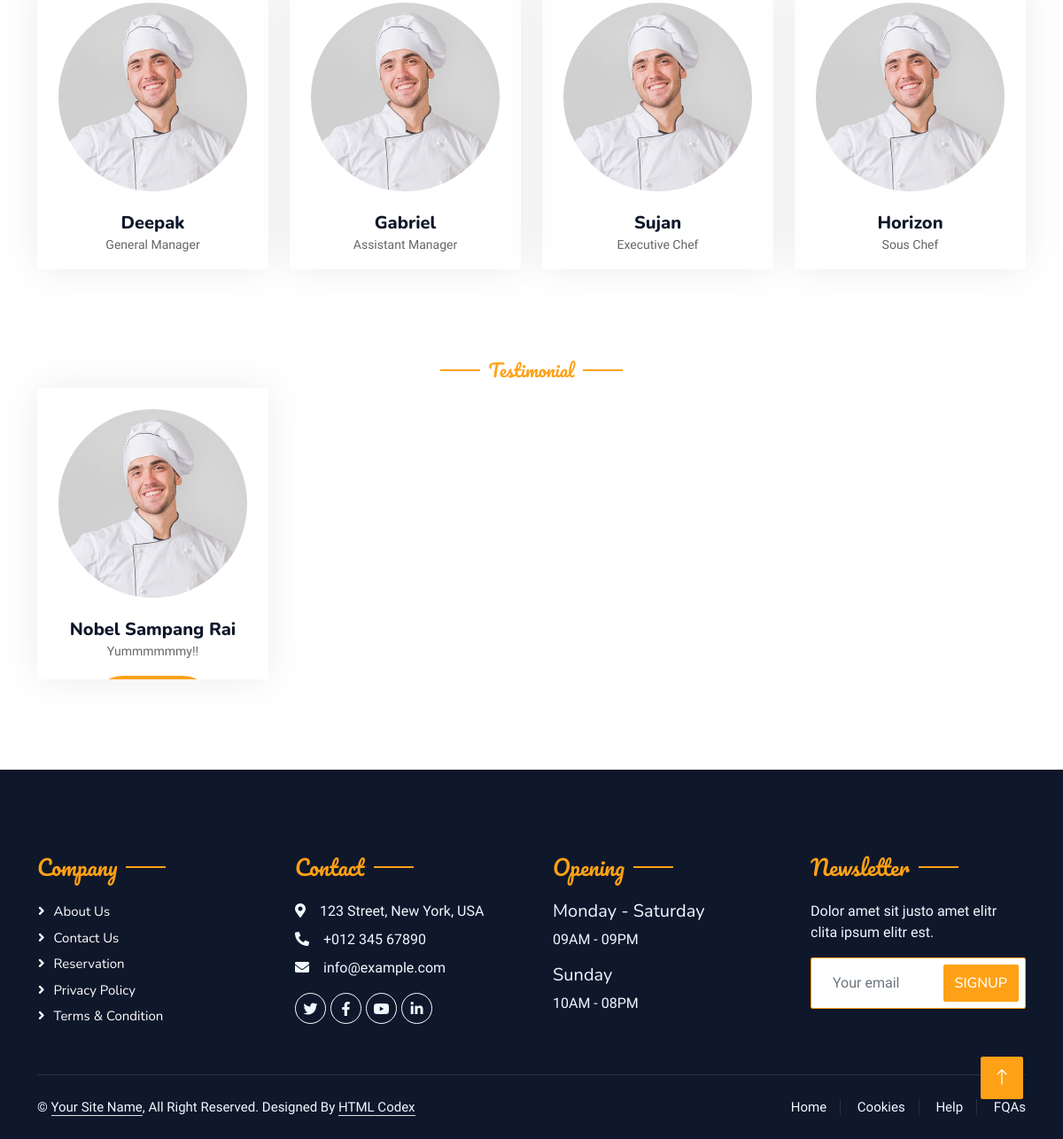
Before: /index/ (lower part) with the older database file.
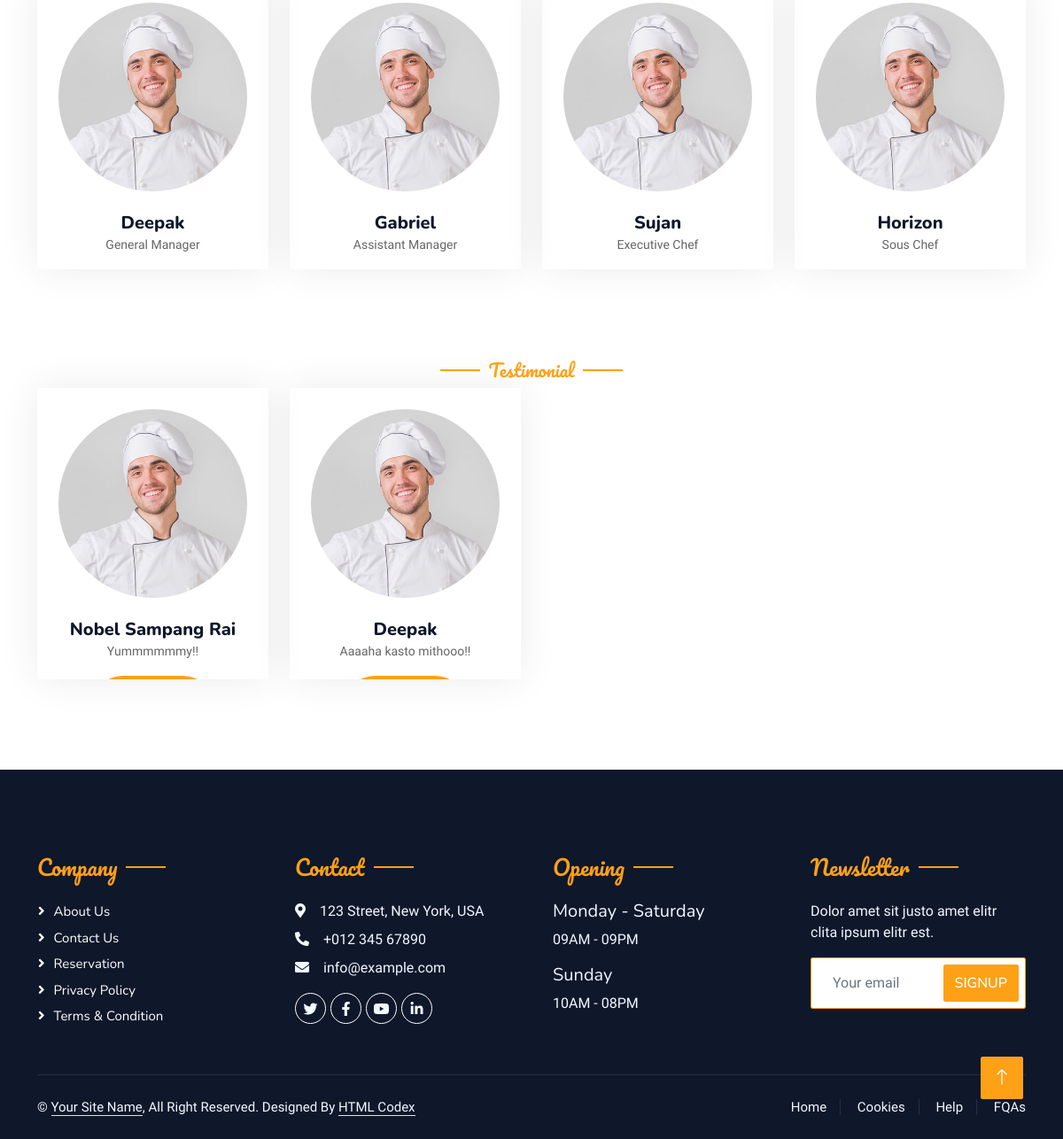
After: the same page with the newer database file.
### home/models.py (models this page shows, shortened)
class Staff(models.Model):
    name = models.CharField(max_length=20)
    designation = models.CharField(max_length=20)
    facebook = models.CharField(max_length=200, null=True)
    linkedin = models.CharField(max_length=200, null=True)
    instagram = models.CharField(max_length=200, null=True)

class Testimonial(models.Model):
    name = models.CharField(max_length=20, null=True)
    message = models.TextField(max_length=100, null=True)

### home/views.py (the view)
# urls.py: path("index/", index, name="index"),
def index(request):
    context = {"items": Items.objects.all(), "teams": Staff.objects.all(), "as": Testimonial.objects.all()}
    return render(request, "index.html", context)

### template/index.html (shortened to what this page needs)
{% extends 'base.html' %}
{% block myblock %}
        <div class="container-xxl pt-5 pb-3">
            <div class="container">
                <div class="row g-4">
                            {% for team in teams %}
                    <div class="col-lg-3 col-md-6 wow fadeInUp" data-wow-delay="0.1s">
                        <div class="team-item text-center rounded overflow-hidden">
                            <div class="rounded-circle overflow-hidden m-4">
                                <img class="img-fluid" src="img/team-1.jpg" alt="">
                            </div>
                            <h5 class="mb-0">{{ team.name }}</h5>
                            <small>{{ team.designation }}</small>
                        </div>
                    </div>
                     {% endfor %}
                </div>
            </div>
        </div>
            <div class="container-xxl pt-5 pb-3">
            <div class="container">
                <div class="text-center wow fadeInUp" data-wow-delay="0.1s">
                    <h5 class="section-title ff-secondary text-center text-primary fw-normal">Testimonial</h5>
                </div>
                <div class="row g-4">
                            {% for a in as %}
                    <div class="col-lg-3 col-md-6 wow fadeInUp" data-wow-delay="0.1s">
                        <div class="team-item text-center rounded overflow-hidden">
                            <div class="rounded-circle overflow-hidden m-4">
                                <img class="img-fluid" src="img/team-1.jpg" alt="">
                            </div>
                            <h5 class="mb-0">{{ a.name }}</h5>
                            <small>{{ a.message }}</small>
                            <div class="d-flex justify-content-center mt-3">
                                      <div class="col-12">
                                          <a href="#" class="btn btn-primary py-2 px-4">READ MORE</a>
                                    </div>
                            </div>
                        </div>
                    </div>
                     {% endfor %}
                </div>
            </div>
        </div>
{% endblock %}

Changed rows visible on the page:
added Testimonial: name "Deepak", message "Aaaaha kasto mithooo!!"
